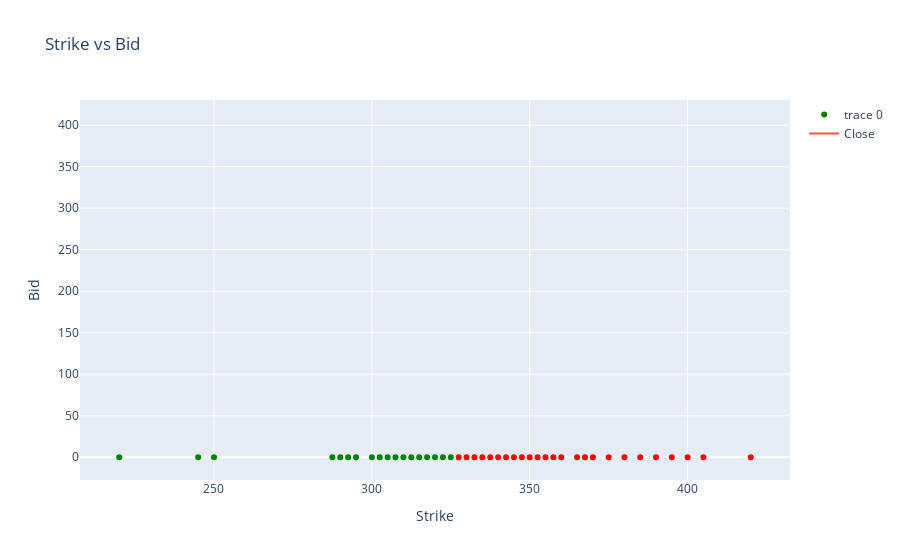

The notebook cell saved with this chart:
### Code cell
# Plot strike vs bid where data point is coloured by in the money
# in the money true = green, false = red

colors = ['green' if val else 'red' for val in options_df.inTheMoney]

fig = go.Figure()
fig.add_trace(go.Scatter(x=options_df.index, y=options_df.ask, mode='markers', marker_color=colors))
fig.add_trace(go.Scatter(x=stock_df.index, y=stock_df.Close, mode='lines', name='Close'))
fig.update_layout(title="Strike vs Bid", xaxis_title="Strike", yaxis_title="Bid")

fig.show()

### Figure 1 — Plotly figure (JSON) as saved in the notebook; plotly's stock layout.template omitted (floating-point values rounded to 4 significant figures; data arrays with more than 128 entries replaced by an {"elided": "..."} marker saying what was removed)
{"data": [{"marker": {"color": ["green", "green", "green", "green", "green", "green", "green", "green", "green", "green", "green", "green", "green", "green", "green", "green", "green", "green", "red", "red", "red", "red", "red", "red", "red", "red", "red", "red", "red", "red", "red", "red", "red", "red", "red", "red", "red", "red", "red", "red", "red", "red", "red"]}, "mode": "markers", "type": "scatter", "x": [220, 245, 250, 287.5, 290, 292.5, 295, 300, 302.5, 305, 307.5, 310, 312.5, 315, 317.5, 320, 322.5, 325, 327.5, 330, 332.5, 335, 337.5, 340, 342.5, 345, 347.5, 350, 352.5, 355, 357.5, 360, 365, 367.5, 370, 375, 380, 385, 390, 395, 400, 405, 420], "y": [0, 0, 0, 0, 0, 0, 0, 0, 0, 0, 0, 0, 0, 0, 0, 0, 0, 0, 0, 0, 0, 0, 0, 0, 0, 0, 0, 0, 0, 0, 0, 0, 0, 0, 0, 0, 0, 0, 0, 0, 0, 0, 0]}, {"mode": "lines", "name": "Close", "type": "scatter", "x": {"elided": "315 str values"}, "y": {"elided": "315 float values"}}], "layout": {"title": {"text": "Strike vs Bid"}, "xaxis": {"title": {"text": "Strike"}}, "yaxis": {"title": {"text": "Bid"}}}}
